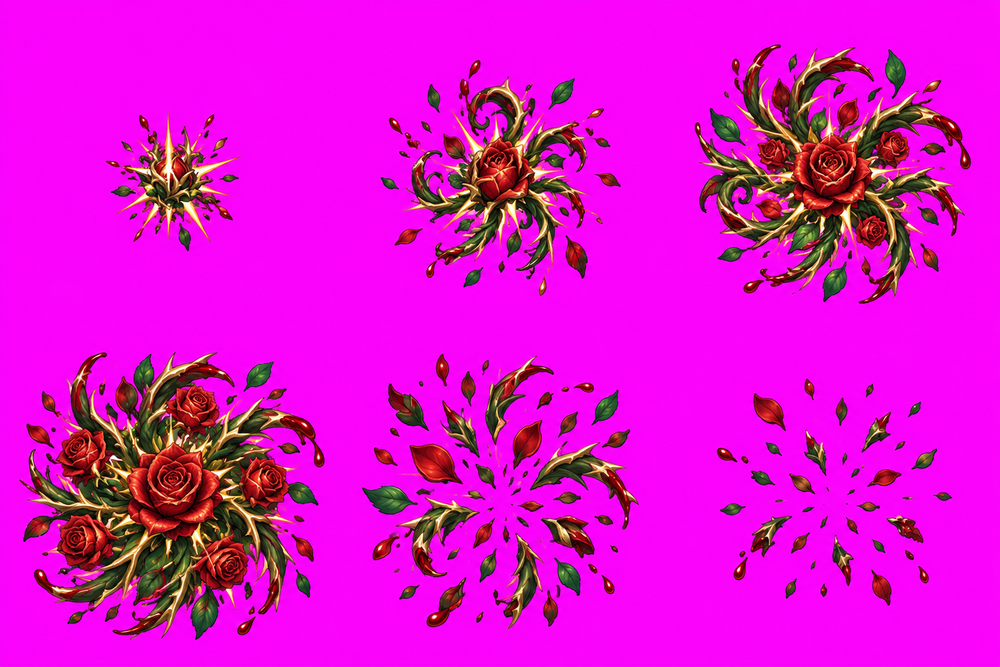
#> input picture assets/fx/bosses/briar/raw.png, 1000 x 667 px, shrunk from 1536 x 1024 before the run
$ python realign.py ../../../../fx/bosses/briar/raw.png ../../../../fx/bosses/briar/raw.png
#> lines starting #> are read from the running program, lines starting #| are printed output that depends on the picture; after the words box and inside, x2 and y2 are one past the last pixel; in counts of white or black regions, pixels touching at a corner belong together
"""realign.py <raw.png> <out.png>: Codex sometimes draws the 2x4 rows off the grid (a pose pokes into the
cell above). Per column, cut the sheet at the empty key-colour gaps nearest the nominal row lines and
move each drawing (translation only, nothing redrawn or scaled) so its lowest point sits on 94% of its own cell."""
import sys, numpy as np
from PIL import Image
src, dst = sys.argv[1], sys.argv[2]; minimal = '--minimal' in sys.argv  # keep each drawing where it is, moved only as far as needed to sit inside its cell
im = Image.open(src).convert("RGB"); a = np.asarray(im).astype(int)
#> further down, im is the input picture: PIL image 1000x667 RGB; mean R, G, B 221.1, 16.2, 206.6
H, W = a.shape[0] // 4, a.shape[1] // 2
#> H = 166; W = 500
r, g, b = a[..., 0], a[..., 1], a[..., 2]
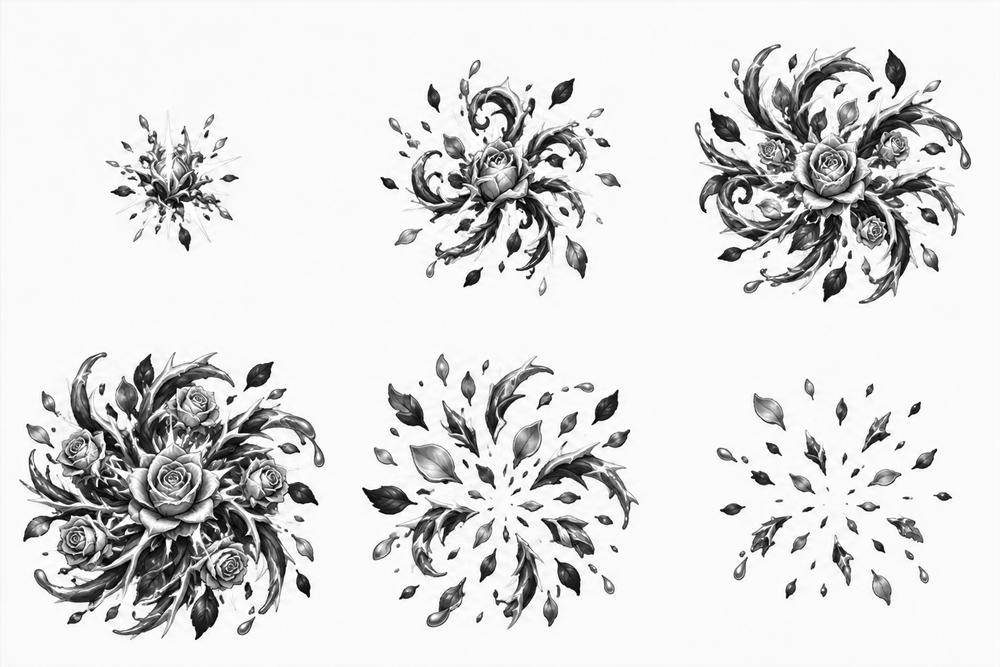
#> r: shape (667, 1000) int64; min 0, max 255, mean 221.1
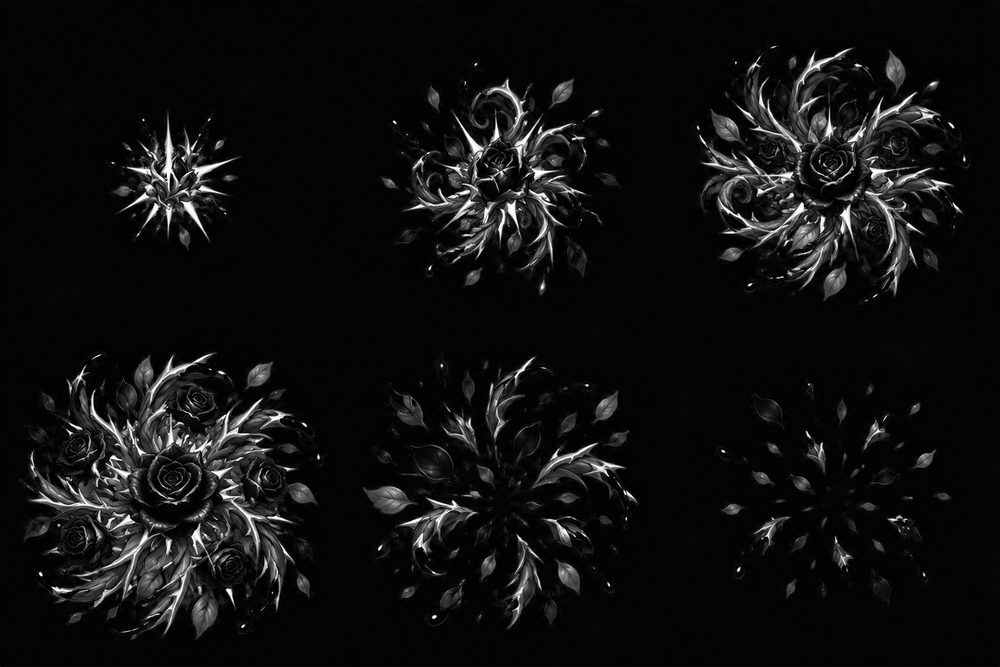
#> g: shape (667, 1000) int64; min 0, max 255, mean 16.2
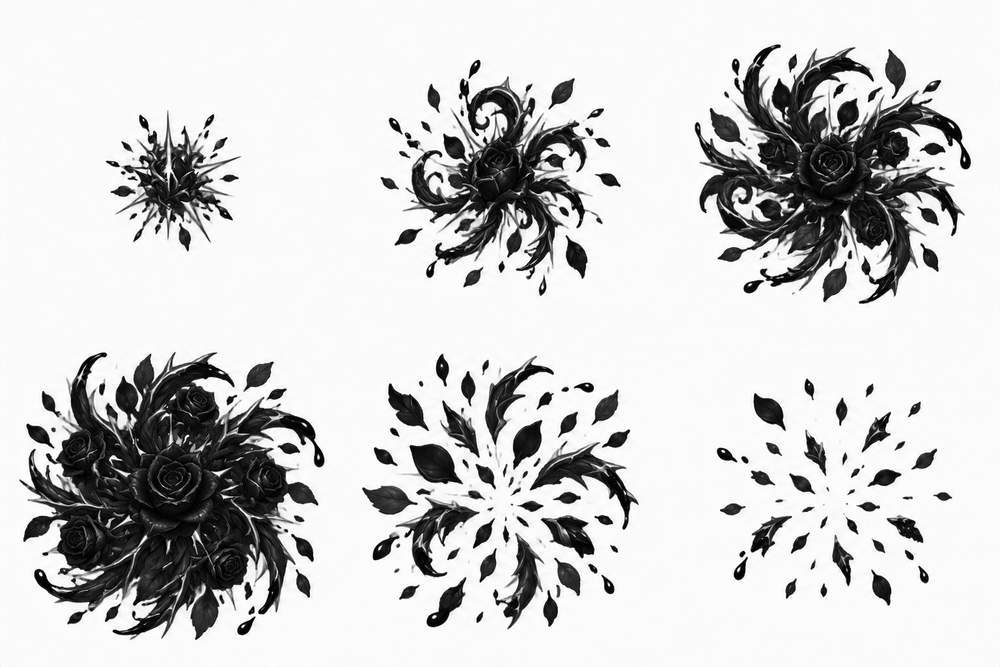
#> b: shape (667, 1000) int64; min 0, max 255, mean 206.6
green = (g - np.maximum(r, b)) > 60
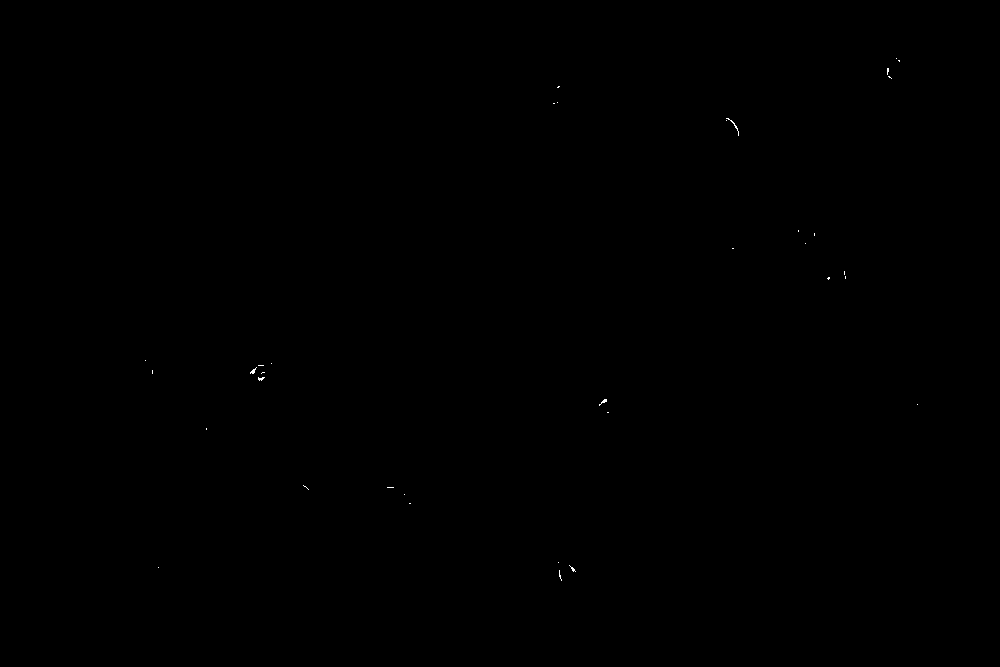
#> green: shape (667, 1000) bool; 0.03% white in thin lines or dots, all inside (x1, y1, x2, y2) = (145, 58, 918, 581)
magenta = (np.minimum(r, b) - g) > 60
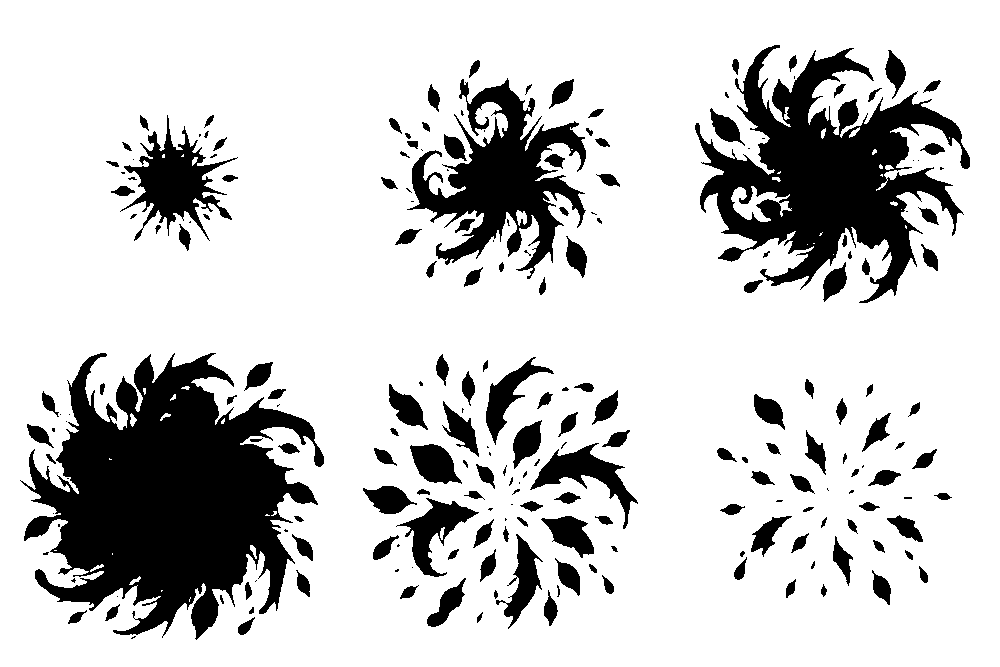
#> magenta: shape (667, 1000) bool; 80.3% white; 215 black regions (64 under 20 px), largest, box (x1, y1, x2, y2) and area: (20, 353, 324, 640) 47692, (695, 45, 970, 303) 29612, (407, 78, 586, 279) 14022
bgmask = green if green.mean() > magenta.mean() else magenta
key = (0, 255, 0) if green.mean() > magenta.mean() else (255, 0, 255)
#> key = (255, 0, 255)
out = Image.new("RGB", im.size, key)
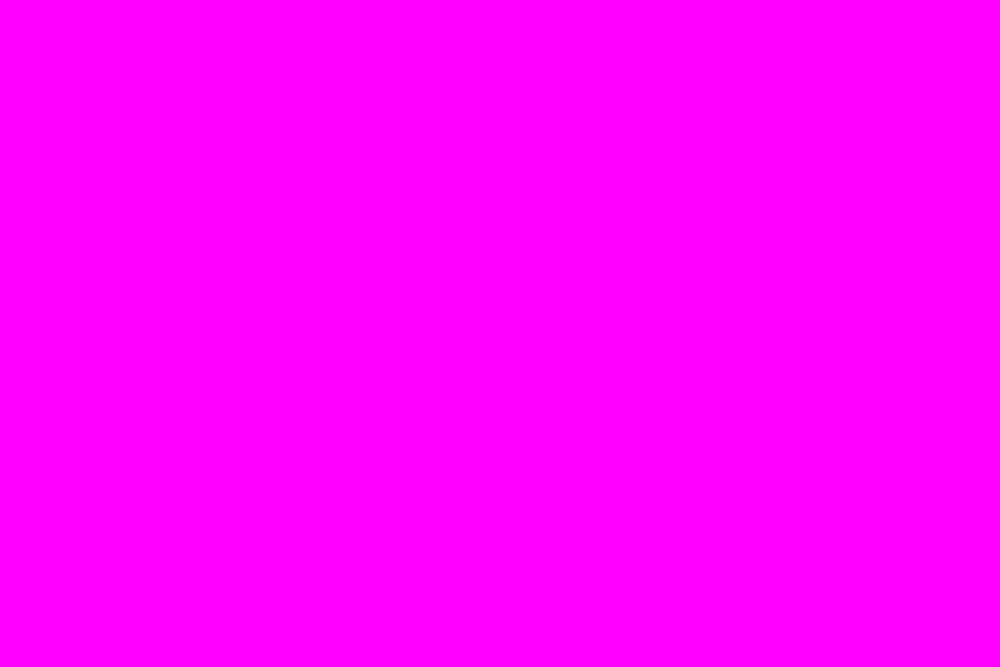
#> out: PIL image 1000x667 RGB; mean R, G, B 255, 0, 255
for c in range(2):
    fg = ~bgmask[:, c * W:(c + 1) * W]
    rows = fg.sum(1) > 2
    cuts = [0]
    for k in (1, 2, 3):
        empty = np.where(~rows)[0]
        near = empty[np.abs(empty - k * H) < H * .35]
        if not len(near):
#> (the run stopped early here; a loop or call above may not have finished)
